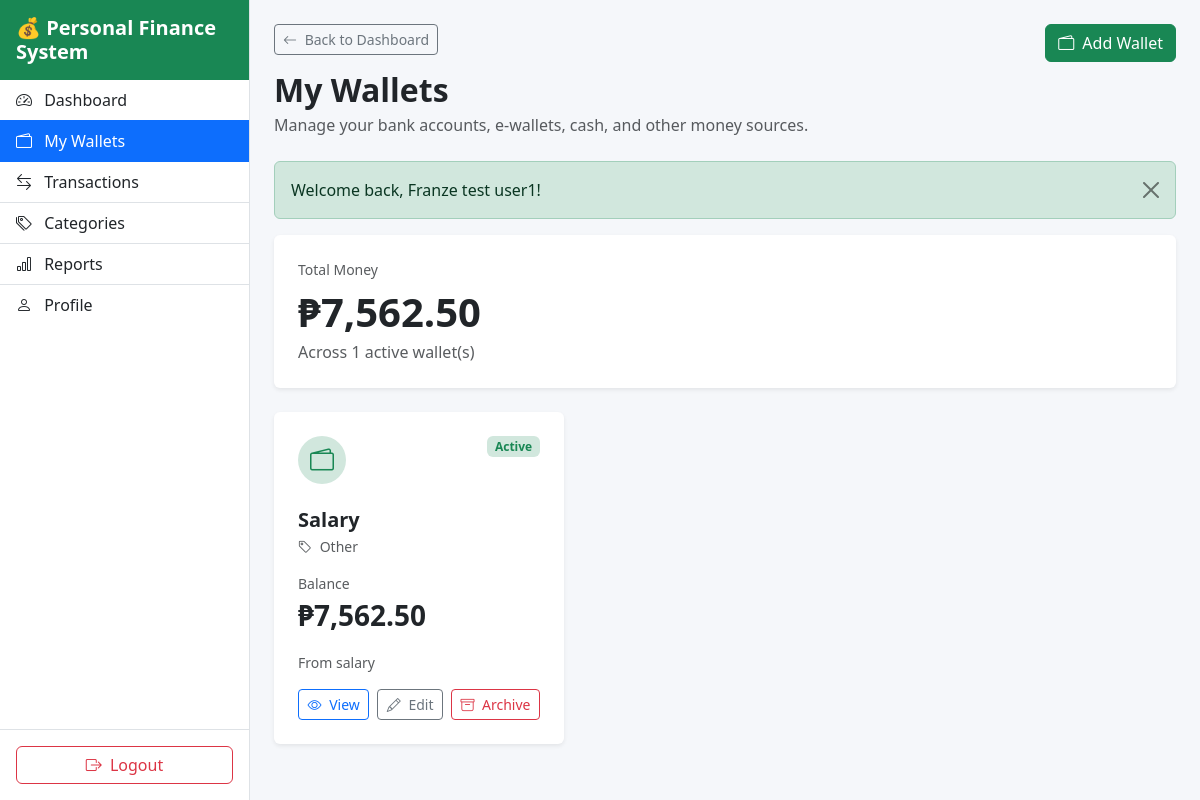
Before: /wallets/index.php (signed in) with the older database file.
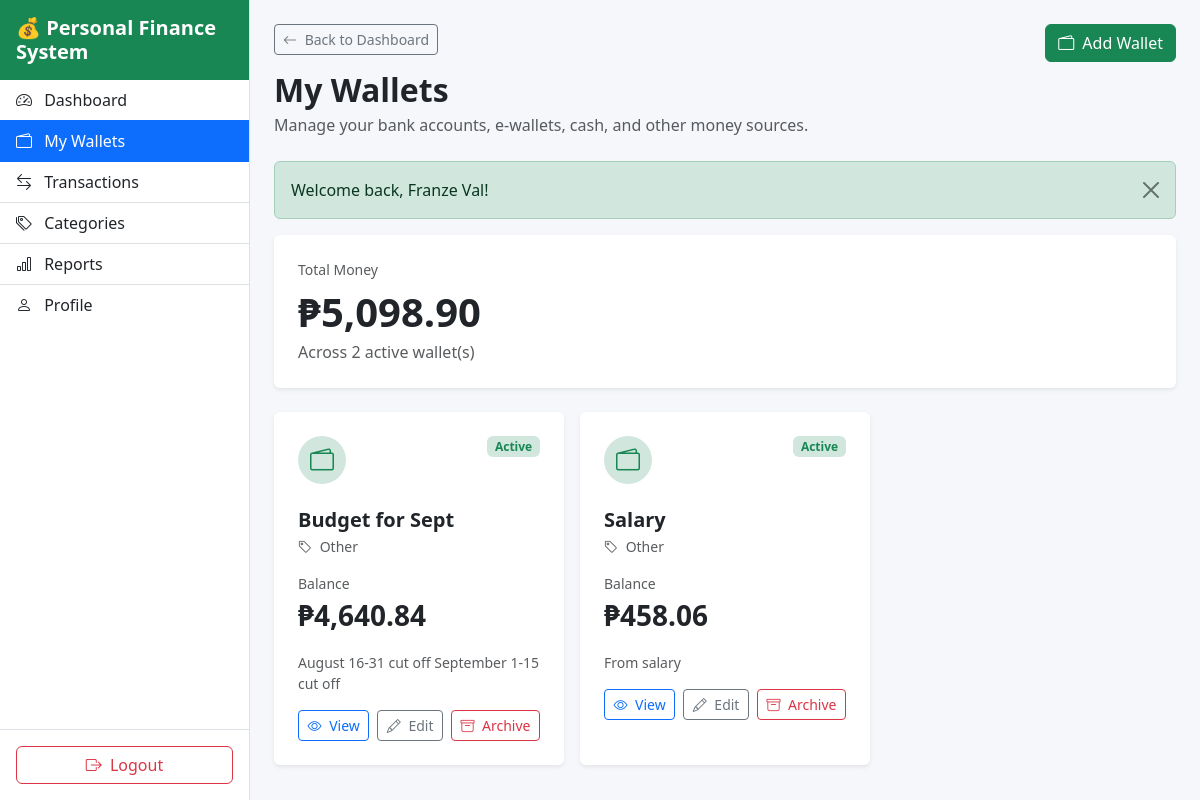
After: the same page with the newer database file.
### tables this page shows
CREATE TABLE `wallets` (
  `id` int(10) unsigned NOT NULL AUTO_INCREMENT,
  `user_id` int(10) unsigned NOT NULL,
  `wallet_type_id` int(10) unsigned NOT NULL,
  `name` varchar(100) NOT NULL,
  `description` varchar(255) DEFAULT NULL,
  `initial_balance` decimal(15,2) NOT NULL DEFAULT 0.00,
  `currency` varchar(10) NOT NULL DEFAULT 'PHP',
  `status` enum('Active','Archived') NOT NULL DEFAULT 'Active',
  `created_at` timestamp NOT NULL DEFAULT current_timestamp(),
  `updated_at` timestamp NOT NULL DEFAULT current_timestamp() ON UPDATE current_timestamp(),
  PRIMARY KEY (`id`),
  KEY `idx_wallet_user` (`user_id`),
  KEY `idx_wallet_type` (`wallet_type_id`),
  CONSTRAINT `fk_wallet_type` FOREIGN KEY (`wallet_type_id`) REFERENCES `wallet_types` (`id`) ON UPDATE CASCADE,
  CONSTRAINT `fk_wallet_user` FOREIGN KEY (`user_id`) REFERENCES `users` (`id`) ON DELETE CASCADE ON UPDATE CASCADE
);

CREATE TABLE `wallet_types` (
  `id` int(10) unsigned NOT NULL AUTO_INCREMENT,
  `name` varchar(100) NOT NULL,
  `description` varchar(255) DEFAULT NULL,
  `status` enum('Active','Inactive') NOT NULL DEFAULT 'Active',
  `created_at` timestamp NOT NULL DEFAULT current_timestamp(),
  `updated_at` timestamp NOT NULL DEFAULT current_timestamp() ON UPDATE current_timestamp(),
  PRIMARY KEY (`id`),
  UNIQUE KEY `name` (`name`)
);

### app/helpers/functions.php (called while the page is built, shortened)
<?php
function e($value)
{
    return htmlspecialchars(
        $value ?? '',
        ENT_QUOTES,
        'UTF-8'
    );
}
function formatMoney($amount)
{
    $symbol = defined('APP_CURRENCY_SYMBOL') ? APP_CURRENCY_SYMBOL : '₱';
    return $symbol .
        number_format(
            (float) $amount,
            2
        );
}
function getFlash()
{
    $flash =
        $_SESSION['flash'];
    return $flash;
}

### wallets/index.php (the view, shortened to what the changed rows need)
<?php
require_once __DIR__ .
    '/../app/config/database.php';
require_once __DIR__ .
    '/../app/helpers/functions.php';
$userId = currentUserId();
$flash = getFlash();
$sql = "
    SELECT
        w.id,
        w.name,
        w.description,
        w.initial_balance,
        w.currency,
        w.status,
        wt.name AS wallet_type,
        COALESCE(
            SUM(
                CASE
                    WHEN t.type = 'Income'
                        THEN t.amount
                    WHEN t.type = 'Expense'
                        THEN -t.amount
                    WHEN t.type = 'Transfer'
                        THEN
                            CASE
                                WHEN tt.transaction_id = t.id
                                    THEN -t.amount
                                WHEN tt.destination_transaction_id = t.id
                                    THEN t.amount
                                ELSE 0
                            END
                    WHEN t.type = 'Adjustment'
                        THEN t.amount
                    ELSE 0
                END
            ),
            0
        ) AS transaction_balance
    FROM wallets w
    INNER JOIN wallet_types wt
        ON w.wallet_type_id = wt.id
    LEFT JOIN transactions t
        ON t.wallet_id = w.id
        AND t.user_id = :transaction_user_id
    LEFT JOIN transaction_transfers tt
        ON (
            tt.transaction_id = t.id
            OR
            tt.destination_transaction_id = t.id
        )
    WHERE w.user_id = :wallet_user_id
    AND w.status = 'Active'
    GROUP BY
        w.id,
        w.name,
        w.description,
        w.initial_balance,
        w.currency,
        w.status,
        wt.name
    ORDER BY
        w.created_at DESC
";
$stmt = $pdo->prepare($sql);
$stmt->execute([
    ':transaction_user_id' => $userId,
    ':wallet_user_id' => $userId
]);
$wallets = $stmt->fetchAll();
$totalBalance = 0;
foreach ($wallets as &$wallet) {
    $wallet['current_balance'] =
        (float) $wallet['initial_balance']
        +
        (float) $wallet['transaction_balance'];
    $totalBalance +=
        $wallet['current_balance'];
}
?>
<!DOCTYPE html>
<html lang="en">
<head>
    <link
        href="https://cdn.jsdelivr.net/npm/bootstrap@5.3.7/dist/css/bootstrap.min.css"
        rel="stylesheet"
    >
    <link
        rel="stylesheet"
        href="https://cdn.jsdelivr.net/npm/bootstrap-icons@1.13.1/font/bootstrap-icons.min.css"
    >
    <link
        rel="stylesheet"
        href="<?= BASE_URL ?>assets/css/style.css"
    >
</head>
<body>
<main
    class="
        wallets-content
    "
>
    <div
        class="d-flex
        flex-column
        flex-sm-row
        justify-content-between
        gap-3
        mb-4"
    >
        <div>
            <h2
                class="fw-bold
                mb-1"
            >
                My Wallets
            </h2>
        </div>
        <div
            class="d-flex
            align-items-start"
        >
        </div>
    </div>
    <?php if ($flash): ?>
        <div
            class="alert
            alert-<?= e(
                $flash['type']
            ) ?>
            alert-dismissible
            fade
            show"
        >
            <?= e(
                $flash['message']
            ) ?>
            <button
                type="button"
                class="btn-close"
                data-bs-dismiss="alert"
            ></button>
        </div>
    <?php endif; ?>
    <div
        class="card
        border-0
        shadow-sm
        mb-4"
    >
        <div
            class="card-body
            p-4"
        >
            <div
                class="text-muted
                small"
            >
                Total Money
            </div>
            <h1
                class="fw-bold
                mt-2
                mb-1"
            >
                <?= e(
                    formatMoney(
                        $totalBalance
                    )
                ) ?>
            </h1>
            <div
                class="text-muted"
            >
                Across
                <?= count($wallets) ?>
                active wallet(s)
            </div>
        </div>
    </div>
    <?php if (!$wallets): ?>
        <div
            class="card
            border-0
            shadow-sm"
        >
            <div
                class="card-body
                text-center
                p-5"
            >
                <div
                    style="font-size: 50px;"
                >
                    💰
                </div>
                <h4
                    class="fw-bold
                    mt-3"
                >
                    No wallets yet
                </h4>
                <p
                    class="text-muted"
                >
                    Add your first wallet
                    to start tracking
                    your money.
                </p>
                <a
                    href="<?= BASE_URL ?>wallets/create.php"
                    class="btn btn-success"
                >
                    <i
                        class="bi
                        bi-plus-circle
                        me-1"
                    ></i>
                    Add Your First Wallet
                </a>
            </div>
        </div>
    <?php else: ?>
        <div
            class="row
            g-3"
        >
            <?php foreach (
                $wallets
                as $wallet
            ): ?>
                <div
                    class="col-12
                    col-sm-6
                    col-lg-4"
                >
                    <div
                        class="card
                        border-0
                        shadow-sm
                        h-100"
                    >
                        <div
                            class="card-body
                            p-4"
                        >
                            <div
                                class="d-flex
                                justify-content-between
                                align-items-start"
                            >
                                <div
                                    class="rounded-circle
                                    bg-success-subtle
                                    text-success
                                    d-flex
                                    align-items-center
                                    justify-content-center"
                                    style="
                                        width: 48px;
                                        height: 48px;
                                    "
                                >
                                    <i
                                        class="bi
                                        bi-wallet2
                                        fs-4"
                                    ></i>
                                </div>
                                <span
                                    class="badge
                                    bg-success-subtle
                                    text-success"
                                >
                                    Active
                                </span>
                            </div>
                            <h5
                                class="fw-bold mt-4 mb-1">
                                <a
                                    href="<?= BASE_URL ?>wallets/view.php?id=<?= (int) $wallet['id'] ?>"
                                    class="text-decoration-none text-dark"
                                >
                                    <?= e($wallet['name']) ?>
                                </a>
                            </h5>
                            <div
                                class="text-muted
                                small
                                mb-3"
                            >
                                <i
                                    class="bi
                                    bi-tag
                                    me-1"
                                ></i>
                                <?= e(
                                    $wallet[
                                        'wallet_type'
                                    ]
                                ) ?>
                            </div>
                            <div
                                class="mb-3"
                            >
                                <div
                                    class="text-muted
                                    small"
                                >
                                    Balance
                                </div>
                                <div
                                    class="fs-3
                                    fw-bold"
                                >
                                    <?= e(
                                        formatMoney(
                                            $wallet[
                                                'current_balance'
                                            ]
                                        )
                                    ) ?>
                                </div>
                            </div>
                            <?php if (
                                !empty(
                                    $wallet[
                                        'description'
                                    ]
                                )
                            ): ?>
                                <p
                                    class="text-muted
                                    small"
                                >
                                    <?= e(
                                        $wallet[
                                            'description'
                                        ]
                                    ) ?>
                                </p>
                            <?php endif; ?>
                            <div
                                class="d-flex
                                gap-2
                                mt-3"
                            >
                                <a
                                    href="<?= BASE_URL ?>wallets/view.php?id=<?= (int) $wallet['id'] ?>"
                                    class="btn
                                    btn-outline-primary
                                    btn-sm
                                    flex-grow-1"
                                >
                                    <i
                                        class="bi
                                        bi-eye
                                        me-1"
                                    ></i>
                                    View
                                </a>
                                <a
                                    href="<?= BASE_URL ?>wallets/edit.php?id=<?= (int) $wallet['id'] ?>"
                                    class="btn
                                    btn-outline-secondary
                                    btn-sm
                                    flex-grow-1"
                                >
                                    <i
                                        class="bi
                                        bi-pencil
                                        me-1"
                                    ></i>
                                    Edit
                                </a>
                                <a
                                    href="<?= BASE_URL ?>wallets/archive.php?id=<?= (int) $wallet['id'] ?>"
                                    class="btn
                                    btn-outline-danger
                                    btn-sm
                                    flex-grow-1"
                                    onclick="
                                        return confirm(
                                            'Archive this wallet?'
                                        );
                                    "
                                >
                                    <i
                                        class="bi
                                        bi-archive
                                        me-1"
                                    ></i>
                                    Archive
                                </a>
                            </div>
                        </div>
                    </div>
                </div>
            <?php endforeach; ?>
        </div>
    <?php endif; ?>
</body>
</html>

Changed rows visible on the page:
added wallets: name "Budget for Sept", wallet_type.name "Other", wallet "₱4,640.84", description "August 16-31 cut off September 1-15 cut off"
computed for wallets "Salary": wallet "₱7,562.50" → "₱458.06"
Other visible differences:
$flash['message']: "Welcome back, Franze test user1!" → "Welcome back, Franze Val!"
count($wallets): "1" → "2"
text no longer shown: "₱7,562.50"
text now shown: "₱5,098.90"
